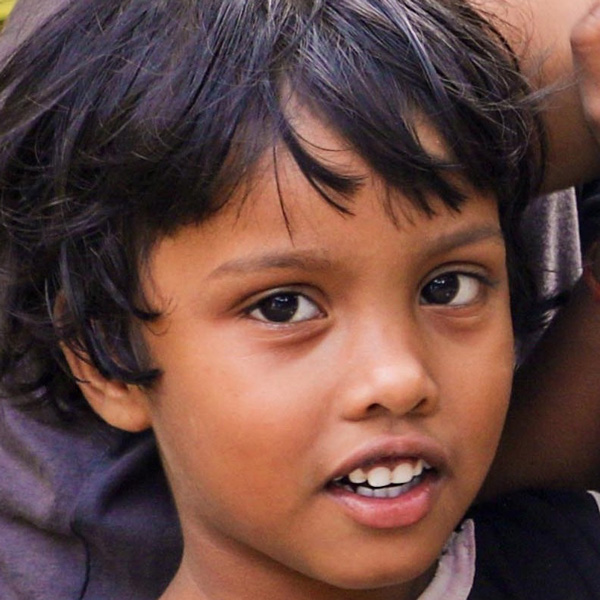
#> input picture images/real_3.jpg, 600 x 600 px
$ python main.py
#> lines starting #> are read from the running program, lines starting #| are printed output that depends on the picture
### face_detect.py
import cv2
import numpy as np
def detect_faces(detection_model, gray_image_array):

    faces = detection_model.detectMultiScale (gray_image_array, 1.1, 4)
    #to the right
    if(len(faces)==0):
        gray_image = cv2.rotate(gray_image_array, cv2.ROTATE_90_COUNTERCLOCKWISE)
        faces1 = detection_model.detectMultiScale (gray_image, 1.1, 4)
        if(len(faces1)==1):
            return gray_image
    #to the left
    if(len(faces)==0):
        gray_image2 = cv2.rotate(gray_image_array, cv2.ROTATE_90_CLOCKWISE)
        faces2 = detection_model.detectMultiScale (gray_image2, 1.1, 4)
        if(len(faces2)==1):
            return gray_image2
    #rotate the image 180 degrees
    if(len(faces)==0):
        gray_image3 = cv2.rotate(gray_image_array, cv2.ROTATE_180)
        faces3 = detection_model.detectMultiScale (gray_image3, 1.1, 4)
        if(len(faces3)==1):
            return gray_image3
    return gray_image_array


### main.py
import cv2
import numpy as np
import face_detect
face_cascade = cv2.CascadeClassifier("haarcascade_frontalface_default.xml")
img1 = cv2.imread("images/real_3.jpg")
#> img1 is the input picture: shape (600, 600, 3); mean B, G, R 65, 70.8, 102.6
# Converting the image into grayscale
gray=cv2.cvtColor(img1, cv2.COLOR_BGR2GRAY)
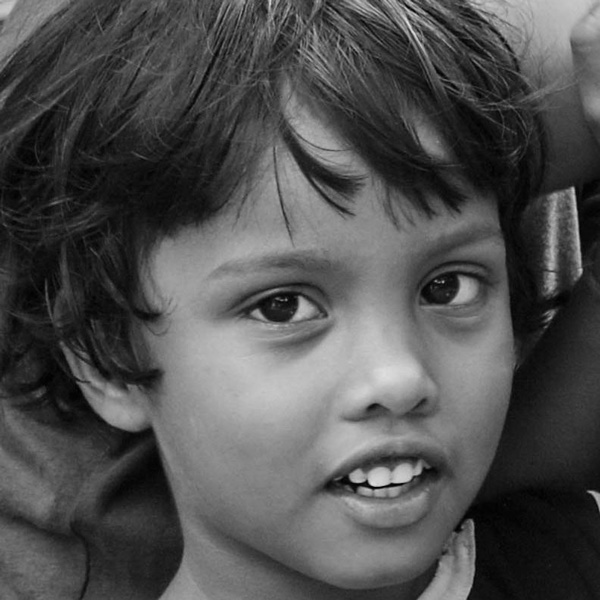
#> gray: shape (600, 600); min 0, max 229, mean 79.6
img = face_detect.detect_faces(face_cascade, gray)
#> in detect_faces, `faces = detection_model.detectMultiScale (gray_image_array, 1.1, 4)`: faces = [[146, 140, 428, 428]]
cv2.imshow('aligned image',img)
cv2.waitKey(0)
cv2.destroyAllWindows()

$ run again, with images/real_0.jpg copied over images/real_3.jpg
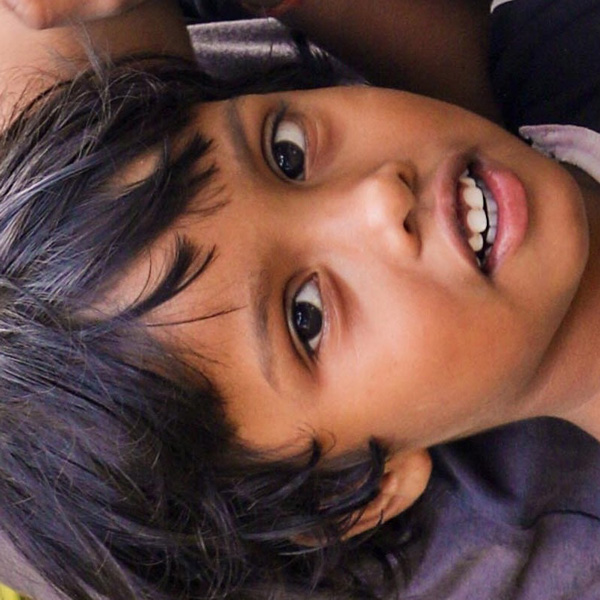
#> input picture images/real_0.jpg, 600 x 600 px
#> img1 is the input picture: shape (600, 600, 3); mean B, G, R 65, 70.8, 102.6
#> `gray=cv2.cvtColor(img1, cv2.COLOR_BGR2GRAY)`:
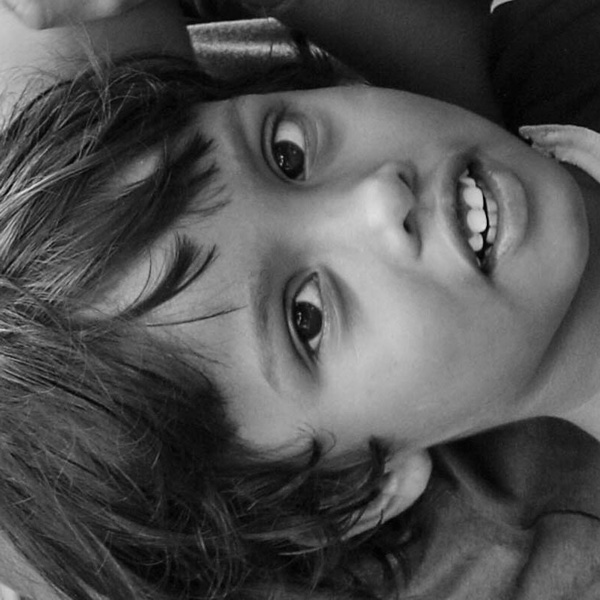
#> gray: shape (600, 600); min 0, max 229, mean 79.6
#> faces = ()
#> in detect_faces, `gray_image = cv2.rotate(gray_image_array, cv2.ROTATE_90_COUNTERCLOCKWI..`:
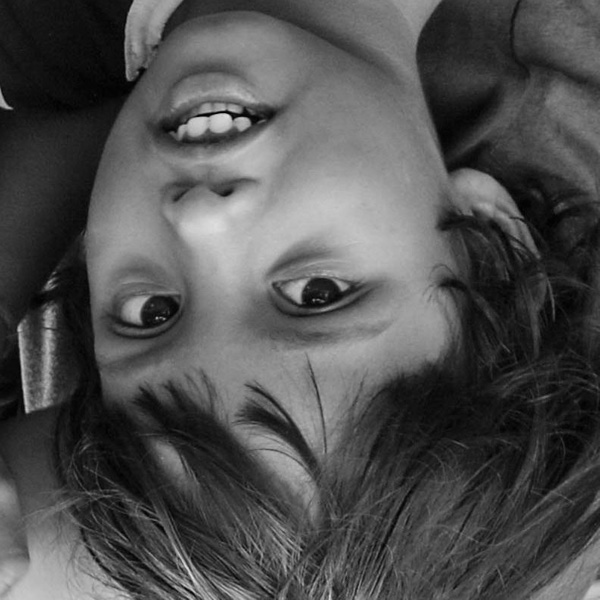
#> gray_image: shape (600, 600); min 0, max 229, mean 79.6
#> faces2 = [[146, 140, 428, 428]]

$ run again, with images/real_1.jpg copied over images/real_3.jpg
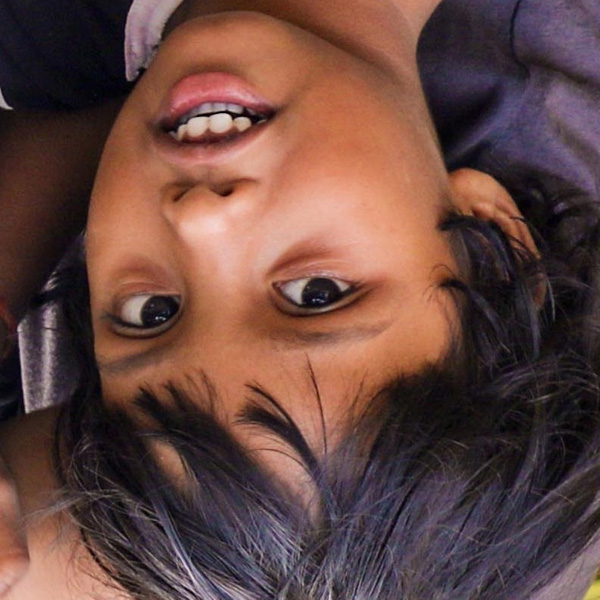
#> input picture images/real_1.jpg, 600 x 600 px
#> img1 is the input picture: shape (600, 600, 3); mean B, G, R 65, 70.8, 102.6
#> faces = ()
#> in detect_faces, `gray_image = cv2.rotate(gray_image_array, cv2.ROTATE_90_COUNTERCLOCKWI..`:
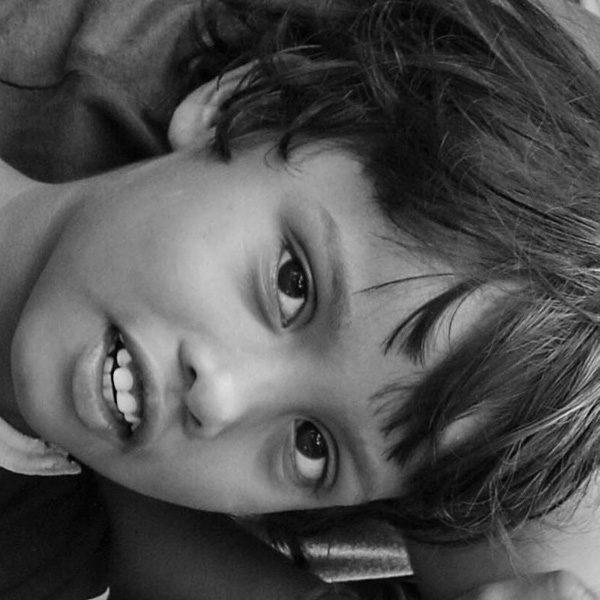
#> gray_image: shape (600, 600); min 0, max 229, mean 79.6
#> in detect_faces, `gray_image2 = cv2.rotate(gray_image_array, cv2.ROTATE_90_CLOCKWISE)`:
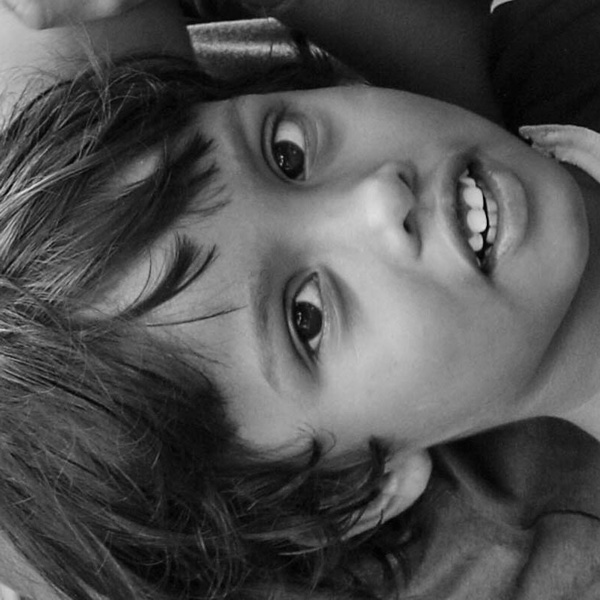
#> gray_image2: shape (600, 600); min 0, max 229, mean 79.6
#> faces3 = [[146, 140, 428, 428]]

$ run again, with images/real_2.jpg copied over images/real_3.jpg
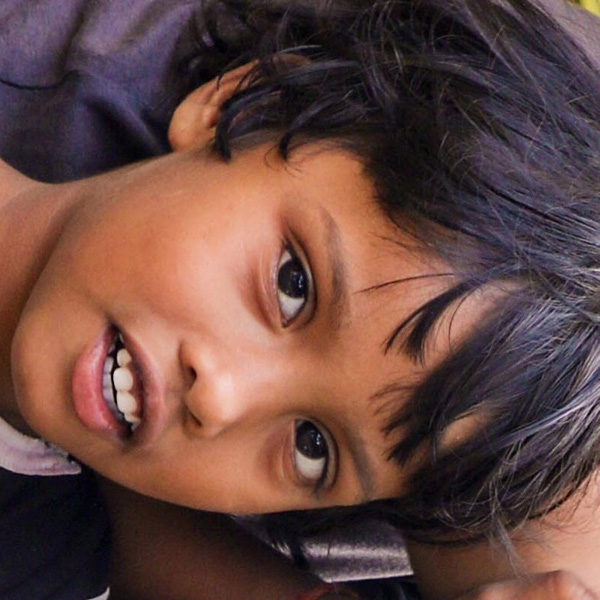
#> input picture images/real_2.jpg, 600 x 600 px
#> img1 is the input picture: shape (600, 600, 3); mean B, G, R 65, 70.8, 102.6
#> `gray=cv2.cvtColor(img1, cv2.COLOR_BGR2GRAY)`:
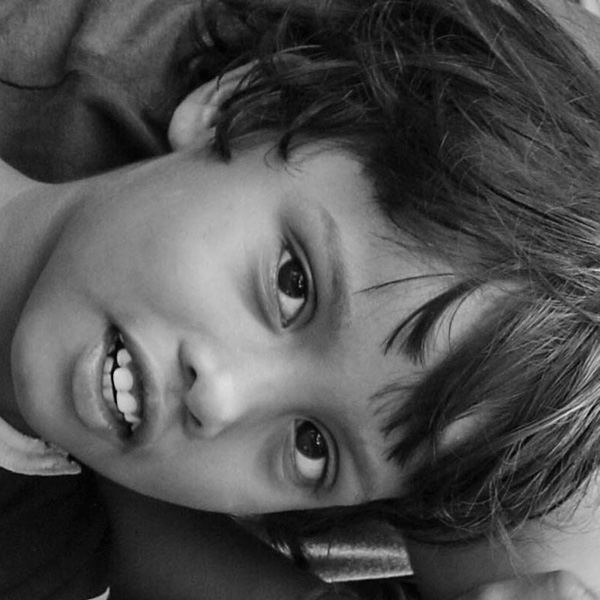
#> gray: shape (600, 600); min 0, max 229, mean 79.6
#> faces = ()
#> faces1 = [[146, 140, 428, 428]]
